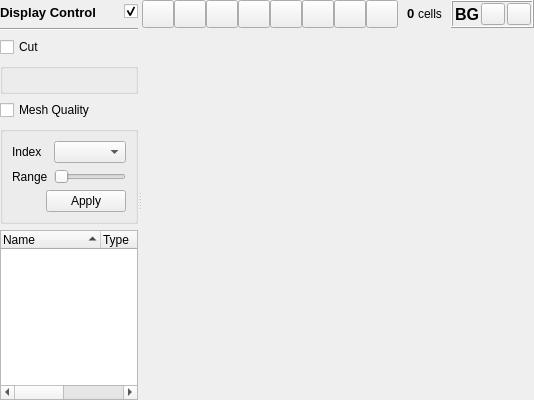
                <widget class="QSplitter" name="renderingSplitter">
                 <property name="sizePolicy">
                  <sizepolicy hsizetype="Preferred" vsizetype="Preferred">
                   <horstretch>0</horstretch>
                   <verstretch>0</verstretch>
                  </sizepolicy>
                 </property>
                 <property name="orientation">
                  <enum>Qt::Orientation::Horizontal</enum>
                 </property>
                 <widget class="QWidget" name="widget_37" native="true">
                  <property name="minimumSize">
                   <size>
                    <width>0</width>
                    <height>0</height>
                   </size>
                  </property>
                  <layout class="QVBoxLayout" name="verticalLayout_3">
                   <property name="topMargin">
                    <number>2</number>
                   </property>
                   <property name="bottomMargin">
                    <number>0</number>
                   </property>
                   <item>
                    <widget class="QWidget" name="widget_34" native="true">
                     <layout class="QHBoxLayout" name="horizontalLayout_25">
                      <property name="leftMargin">
                       <number>0</number>
                      </property>
                      <property name="topMargin">
                       <number>0</number>
                      </property>
                      <property name="rightMargin">
                       <number>0</number>
                      </property>
                      <property name="bottomMargin">
                       <number>0</number>
                      </property>
                      <item>
                       <widget class="QLabel" name="label_61">
                        <property name="font">
                         <font>
                          <pointsize>10</pointsize>
                          <bold>true</bold>
                         </font>
                        </property>
                        <property name="text">
                         <string>Display Control</string>
                        </property>
                       </widget>
                      </item>
                      <item>
                       <spacer name="horizontalSpacer_12">
                        <property name="orientation">
                         <enum>Qt::Orientation::Horizontal</enum>
                        </property>
                        <property name="sizeHint" stdset="0">
                         <size>
                          <width>40</width>
                          <height>20</height>
                         </size>
                        </property>
                       </spacer>
                      </item>
                      <item>
                       <widget class="QCheckBox" name="rendering">
                        <property name="text">
                         <string/>
                        </property>
                        <property name="checked">
                         <bool>true</bool>
                        </property>
                       </widget>
                      </item>
                     </layout>
                    </widget>
                   </item>
                   <item>
                    <widget class="Line" name="line_10">
                     <property name="orientation">
                      <enum>Qt::Orientation::Horizontal</enum>
                     </property>
                    </widget>
                   </item>
                   <item>
                    <widget class="QWidget" name="displayControl" native="true">
                     <layout class="QVBoxLayout" name="verticalLayout_17">
                      <property name="leftMargin">
                       <number>0</number>
                      </property>
                      <property name="topMargin">
                       <number>0</number>
                      </property>
                      <property name="rightMargin">
                       <number>0</number>
                      </property>
                      <property name="bottomMargin">
                       <number>0</number>
                      </property>
                      <item>
                       <widget class="QWidget" name="cutTool" native="true">
                        <layout class="QVBoxLayout" name="verticalLayout_7">
                         <property name="spacing">
                          <number>6</number>
                         </property>
                         <property name="leftMargin">
                          <number>0</number>
                         </property>
                         <property name="topMargin">
                          <number>0</number>
                         </property>
                         <property name="rightMargin">
                          <number>0</number>
                         </property>
                         <property name="bottomMargin">
                          <number>0</number>
                         </property>
                         <item>
                          <widget class="FolderHeader" name="cutHeader">
                           <property name="sizePolicy">
                            <sizepolicy hsizetype="Expanding" vsizetype="Fixed">
                             <horstretch>0</horstretch>
                             <verstretch>0</verstretch>
                            </sizepolicy>
                           </property>
                           <property name="font">
                            <font>
                             <bold>false</bold>
                            </font>
                           </property>
                           <property name="text">
                            <string>Cut</string>
                           </property>
                           <property name="checked">
                            <bool>false</bool>
                           </property>
                          </widget>
                         </item>
                         <item>
                          <widget class="QGroupBox" name="cut">
                           <layout class="QVBoxLayout" name="verticalLayout_21">
                           <item>
                            <widget class="QWidget" name="sectionHost" native="true">
                             <layout class="QVBoxLayout" name="sectionHostLayout">
                              <property name="leftMargin">
                               <number>0</number>
                              </property>
                              <property name="topMargin">
                               <number>0</number>
                              </property>
                              <property name="rightMargin">
                               <number>0</number>
                              </property>
                              <property name="bottomMargin">
                               <number>0</number>
                              </property>
                             </layout>
                            </widget>
                           </item>
                           </layout>
                          </widget>
                         </item>
                        </layout>
                       </widget>
                      </item>
                      <item>
                       <widget class="QWidget" name="meshQualityInfo" native="true">
                        <layout class="QVBoxLayout" name="verticalLayout_33">
                         <property name="spacing">
                          <number>6</number>
                         </property>
                         <property name="leftMargin">
                          <number>0</number>
                         </property>
                         <property name="topMargin">
                          <number>0</number>
                         </property>
                         <property name="rightMargin">
                          <number>0</number>
                         </property>
                         <property name="bottomMargin">
                          <number>0</number>
                         </property>
                         <item>
                          <widget class="FolderHeader" name="meshQualityHeader">
                           <property name="sizePolicy">
                            <sizepolicy hsizetype="Expanding" vsizetype="Fixed">
                             <horstretch>0</horstretch>
                             <verstretch>0</verstretch>
                            </sizepolicy>
                           </property>
                           <property name="font">
                            <font>
                             <bold>false</bold>
                            </font>
                           </property>
                           <property name="text">
                            <string>Mesh Quality</string>
                           </property>
                           <property name="checked">
                            <bool>false</bool>
                           </property>
                          </widget>
                         </item>
                         <item>
                          <widget class="QGroupBox" name="meshQualityGroupBox">
                           <layout class="QVBoxLayout" name="verticalLayout_34">
                            <item>
                             <widget class="QWidget" name="widget_6" native="true">
                              <layout class="QGridLayout" name="gridLayout_5">
                               <property name="leftMargin">
                                <number>0</number>
                               </property>
                               <property name="topMargin">
                                <number>0</number>
                               </property>
                               <property name="rightMargin">
                                <number>0</number>
                               </property>
                               <property name="bottomMargin">
                                <number>0</number>
                               </property>
                               <item row="1" column="1">
                                <widget class="QLabeledDoubleRangeSlider" name="meshQualityRangeSlider">
                                 <property name="orientation">
                                  <enum>Qt::Orientation::Horizontal</enum>
                                 </property>
                                </widget>
                               </item>
                               <item row="0" column="0">
                                <widget class="QLabel" name="label_5">
                                 <property name="text">
                                  <string>Index</string>
                                 </property>
                                </widget>
                               </item>
                               <item row="1" column="0">
                                <widget class="QLabel" name="label_6">
                                 <property name="text">
                                  <string>Range</string>
                                 </property>
                                </widget>
                               </item>
                               <item row="0" column="1">
                                <widget class="QWidget" name="widget_9" native="true">
                                 <layout class="QHBoxLayout" name="horizontalLayout_14">
                                  <property name="leftMargin">
                                   <number>0</number>
                                  </property>
                                  <property name="topMargin">
                                   <number>0</number>
                                  </property>
                                  <property name="rightMargin">
                                   <number>0</number>
                                  </property>
                                  <property name="bottomMargin">
                                   <number>0</number>
                                  </property>
                                  <item>
                                   <widget class="QComboBox" name="meshQualityIndex"/>
                                  </item>
                                  <item>
                                   <spacer name="horizontalSpacer_11">
                                    <property name="orientation">
                                     <enum>Qt::Orientation::Horizontal</enum>
                                    </property>
                                    <property name="sizeHint" stdset="0">
                                     <size>
                                      <width>40</width>
                                      <height>20</height>
                                     </size>
                                    </property>
                                   </spacer>
                                  </item>
                                 </layout>
                                </widget>
                               </item>
                              </layout>
                             </widget>
                            </item>
                            <item>
                             <widget class="QWidget" name="widget_7" native="true">
                              <layout class="QHBoxLayout" name="horizontalLayout_28">
                               <property name="leftMargin">
                                <number>0</number>
                               </property>
                               <property name="topMargin">
                                <number>0</number>
                               </property>
                               <property name="rightMargin">
                                <number>0</number>
                               </property>
                               <property name="bottomMargin">
                                <number>0</number>
                               </property>
                               <item>
                                <spacer name="horizontalSpacer_10">
                                 <property name="orientation">
                                  <enum>Qt::Orientation::Horizontal</enum>
                                 </property>
                                 <property name="sizeHint" stdset="0">
                                  <size>
                                   <width>0</width>
                                   <height>20</height>
                                  </size>
                                 </property>
                                </spacer>
                               </item>
                               <item>
                                <widget class="QPushButton" name="meshQualityApply">
                                 <property name="text">
                                  <string>Apply</string>
                                 </property>
                                </widget>
                               </item>
                              </layout>
                             </widget>
                            </item>
                           </layout>
                          </widget>
                         </item>
                        </layout>
                       </widget>
                      </item>
                      <item>
                       <widget class="QTreeWidget" name="actors">
                        <property name="contextMenuPolicy">
                         <enum>Qt::ContextMenuPolicy::CustomContextMenu</enum>
                        </property>
                        <property name="editTriggers">
                         <set>QAbstractItemView::EditTrigger::NoEditTriggers</set>
                        </property>
                        <property name="selectionMode">
                         <enum>QAbstractItemView::SelectionMode::ExtendedSelection</enum>
                        </property>
                        <property name="sortingEnabled">
                         <bool>true</bool>
                        </property>
                        <property name="columnCount">
                         <number>3</number>
                        </property>
                        <attribute name="headerVisible">
                         <bool>true</bool>
                        </attribute>
                        <attribute name="headerStretchLastSection">
                         <bool>false</bool>
                        </attribute>
                        <column>
                         <property name="text">
                          <string>Name</string>
                         </property>
                        </column>
                        <column>
                         <property name="text">
                          <string>Type</string>
                         </property>
                        </column>
                        <column>
                         <property name="text">
                          <string/>
                         </property>
                        </column>
                       </widget>
                      </item>
                     </layout>
                    </widget>
                   </item>
                  </layout>
                 </widget>
                 <widget class="QWidget" name="widget_2" native="true">
                  <property name="sizePolicy">
                   <sizepolicy hsizetype="Expanding" vsizetype="Preferred">
                    <horstretch>0</horstretch>
                    <verstretch>0</verstretch>
                   </sizepolicy>
                  </property>
                  <layout class="QVBoxLayout" name="verticalLayout">
                   <property name="spacing">
                    <number>0</number>
                   </property>
                   <property name="leftMargin">
                    <number>0</number>
                   </property>
                   <property name="topMargin">
                    <number>0</number>
                   </property>
                   <property name="rightMargin">
                    <number>0</number>
                   </property>
                   <property name="bottomMargin">
                    <number>0</number>
                   </property>
                   <item>
                    <widget class="QWidget" name="toolbar" native="true">
                     <property name="sizePolicy">
                      <sizepolicy hsizetype="Expanding" vsizetype="Minimum">
                       <horstretch>0</horstretch>
                       <verstretch>0</verstretch>
                      </sizepolicy>
                     </property>
                     <layout class="QHBoxLayout" name="horizontalLayout">
                      <property name="spacing">
                       <number>0</number>
                      </property>
                      <property name="leftMargin">
                       <number>0</number>
                      </property>
                      <property name="topMargin">
                       <number>0</number>
                      </property>
                      <property name="rightMargin">
                       <number>0</number>
                      </property>
                      <property name="bottomMargin">
                       <number>0</number>
                      </property>
                      <item>
                       <widget class="FlatPushButton" name="axis">
                        <property name="maximumSize">
                         <size>
                          <width>32</width>
                          <height>32</height>
                         </size>
                        </property>
                        <property name="toolTip">
                         <string> Set the axis direction based on the origin</string>
                        </property>
                        <property name="icon">
                         <iconset resource="../../../resource.qrc">
                          <normaloff>:/graphicsIcons/originAxes.svg</normaloff>:/graphicsIcons/originAxes.svg</iconset>
                        </property>
                        <property name="iconSize">
                         <size>
                          <width>22</width>
                          <height>22</height>
                         </size>
                        </property>
                        <property name="checkable">
                         <bool>true</bool>
                        </property>
                        <property name="checked">
                         <bool>false</bool>
                        </property>
                       </widget>
                      </item>
                      <item>
                       <widget class="FlatPushButton" name="cubeAxis">
                        <property name="maximumSize">
                         <size>
                          <width>32</width>
                          <height>32</height>
                         </size>
                        </property>
                        <property name="toolTip">
                         <string> Display x,y and z axis coordinates</string>
                        </property>
                        <property name="icon">
                         <iconset resource="../../../resource.qrc">
                          <normaloff>:/graphicsIcons/cubeAxes.svg</normaloff>:/graphicsIcons/cubeAxes.svg</iconset>
                        </property>
                        <property name="iconSize">
                         <size>
                          <width>24</width>
                          <height>24</height>
                         </size>
                        </property>
                        <property name="checkable">
                         <bool>true</bool>
                        </property>
                       </widget>
                      </item>
                      <item>
                       <widget class="FlatPushButton" name="ruler">
                        <property name="maximumSize">
                         <size>
                          <width>32</width>
                          <height>32</height>
                         </size>
                        </property>
                        <property name="toolTip">
                         <string>Ruler</string>
                        </property>
                        <property name="icon">
                         <iconset resource="../../../resource.qrc">
                          <normaloff>:/graphicsIcons/measure.svg</normaloff>:/graphicsIcons/measure.svg</iconset>
                        </property>
                        <property name="iconSize">
                         <size>
                          <width>24</width>
                          <height>24</height>
                         </size>
                        </property>
                        <property name="checkable">
                         <bool>true</bool>
                        </property>
                       </widget>
                      </item>
                      <item>
                       <widget class="FlatPushButton" name="perspective">
                        <property name="maximumSize">
                         <size>
                          <width>32</width>
                          <height>32</height>
                         </size>
                        </property>
                        <property name="toolTip">
                         <string> Toggle between Perspective and Orthogonal views</string>
                        </property>
                        <property name="icon">
                         <iconset resource="../../../resource.qrc">
                          <normaloff>:/graphicsIcons/projection.svg</normaloff>:/graphicsIcons/projection.svg</iconset>
                        </property>
                        <property name="iconSize">
                         <size>
                          <width>24</width>
                          <height>24</height>
                         </size>
                        </property>
                        <property name="checkable">
                         <bool>true</bool>
                        </property>
                       </widget>
                      </item>
                      <item>
                       <widget class="FlatPushButton" name="fit">
                        <property name="maximumSize">
                         <size>
                          <width>32</width>
                          <height>32</height>
                         </size>
                        </property>
                        <property name="toolTip">
                         <string> Show the entire model in the windows to fit the view</string>
                        </property>
                        <property name="icon">
                         <iconset resource="../../../resource.qrc">
                          <normaloff>:/graphicsIcons/fit.svg</normaloff>:/graphicsIcons/fit.svg</iconset>
                        </property>
                        <property name="iconSize">
                         <size>
                          <width>24</width>
                          <height>24</height>
                         </size>
                        </property>
                       </widget>
                      </item>
                      <item>
                       <widget class="FlatPushButton" name="alignAxis">
                        <property name="maximumSize">
                         <size>
                          <width>32</width>
                          <height>32</height>
                         </size>
                        </property>
                        <property name="toolTip">
                         <string> View the model from cross-section of the closest-axis, aligning with current state</string>
                        </property>
                        <property name="icon">
                         <iconset resource="../../../resource.qrc">
                          <normaloff>:/graphicsIcons/alignAxis.svg</normaloff>:/graphicsIcons/alignAxis.svg</iconset>
                        </property>
                        <property name="iconSize">
                         <size>
                          <width>24</width>
                          <height>24</height>
                         </size>
                        </property>
                       </widget>
                      </item>
                      <item>
                       <widget class="FlatPushButton" name="rotate">
                        <property name="maximumSize">
                         <size>
                          <width>32</width>
                          <height>32</height>
                         </size>
                        </property>
                        <property name="toolTip">
                         <string> Rotate the model by 90 degrees</string>
                        </property>
                        <property name="icon">
                         <iconset resource="../../../resource.qrc">
                          <normaloff>:/graphicsIcons/roll.svg</normaloff>:/graphicsIcons/roll.svg</iconset>
                        </property>
                        <property name="iconSize">
                         <size>
                          <width>24</width>
                          <height>24</height>
                         </size>
                        </property>
                       </widget>
                      </item>
                      <item>
                       <widget class="FlatPushButton" name="rotationCenter">
                        <property name="maximumSize">
                         <size>
                          <width>32</width>
                          <height>32</height>
                         </size>
                        </property>
                        <property name="toolTip">
                         <string>Rotation Center</string>
                        </property>
                        <property name="icon">
                         <iconset resource="../../../resource.qrc">
                          <normaloff>:/graphicsIcons/rotationCenter.svg</normaloff>:/graphicsIcons/rotationCenter.svg</iconset>
                        </property>
                        <property name="iconSize">
                         <size>
                          <width>24</width>
                          <height>24</height>
                         </size>
                        </property>
                        <property name="checkable">
                         <bool>true</bool>
                        </property>
                       </widget>
                      </item>
                      <item>
                       <widget class="QWidget" name="widget_17" native="true">
                        <layout class="QHBoxLayout" name="horizontalLayout_24">
                         <property name="spacing">
                          <number>3</number>
                         </property>
                         <property name="topMargin">
                          <number>0</number>
                         </property>
                         <property name="bottomMargin">
                          <number>0</number>
                         </property>
                         <item>
                          <widget class="QLabel" name="cellCount">
                           <property name="sizePolicy">
                            <sizepolicy hsizetype="Preferred" vsizetype="Fixed">
                             <horstretch>0</horstretch>
                             <verstretch>0</verstretch>
                            </sizepolicy>
                           </property>
                           <property name="font">
                            <font>
                             <pointsize>10</pointsize>
                             <bold>true</bold>
                            </font>
                           </property>
                           <property name="frameShape">
                            <enum>QFrame::Shape::NoFrame</enum>
                           </property>
                           <property name="text">
                            <string>0</string>
                           </property>
                          </widget>
                         </item>
                         <item>
                          <widget class="QLabel" name="label_62">
                           <property name="text">
                            <string>cells</string>
                           </property>
                          </widget>
                         </item>
                        </layout>
                       </widget>
                      </item>
                      <item>
                       <spacer name="horizontalSpacer">
                        <property name="orientation">
                         <enum>Qt::Orientation::Horizontal</enum>
                        </property>
                        <property name="sizeHint" stdset="0">
                         <size>
                          <width>40</width>
                          <height>20</height>
                         </size>
                        </property>
                       </spacer>
                      </item>
                      <item>
                       <widget class="QFrame" name="frame_2">
                        <property name="frameShape">
                         <enum>QFrame::Shape::Box</enum>
                        </property>
                        <property name="frameShadow">
                         <enum>QFrame::Shadow::Raised</enum>
                        </property>
                        <layout class="QHBoxLayout" name="horizontalLayout_27">
                         <property name="spacing">
                          <number>2</number>
                         </property>
                         <property name="leftMargin">
                          <number>2</number>
                         </property>
                         <property name="topMargin">
                          <number>1</number>
                         </property>
                         <property name="rightMargin">
                          <number>1</number>
                         </property>
                         <property name="bottomMargin">
                          <number>1</number>
                         </property>
                         <item>
                          <widget class="QLabel" name="label_64">
                           <property name="font">
                            <font>
                             <pointsize>12</pointsize>
                             <bold>true</bold>
                            </font>
                           </property>
                           <property name="text">
                            <string>BG</string>
                           </property>
                          </widget>
                         </item>
                         <item>
                          <widget class="QPushButton" name="bg2">
                           <property name="maximumSize">
                            <size>
                             <width>24</width>
                             <height>24</height>
                            </size>
                           </property>
                           <property name="text">
                            <string/>
                           </property>
                          </widget>
                         </item>
                         <item>
                          <widget class="QPushButton" name="bg1">
                           <property name="maximumSize">
                            <size>
                             <width>24</width>
                             <height>24</height>
                            </size>
                           </property>
                           <property name="text">
                            <string/>
                           </property>
                          </widget>
                         </item>
                        </layout>
                       </widget>
                      </item>
                     </layout>
                    </widget>
                   </item>
                   <item>
                    <widget class="RenderingWidget" name="renderingView" native="true">
                     <property name="sizePolicy">
                      <sizepolicy hsizetype="Preferred" vsizetype="Expanding">
                       <horstretch>0</horstretch>
                       <verstretch>0</verstretch>
                      </sizepolicy>
                     </property>
                     <property name="font">
                      <font>
                       <family>휴먼옛체</family>
                      </font>
                     </property>
                     <property name="contextMenuPolicy">
                      <enum>Qt::ContextMenuPolicy::CustomContextMenu</enum>
                     </property>
                    </widget>
                   </item>
                  </layout>
                 </widget>
                </widget>
